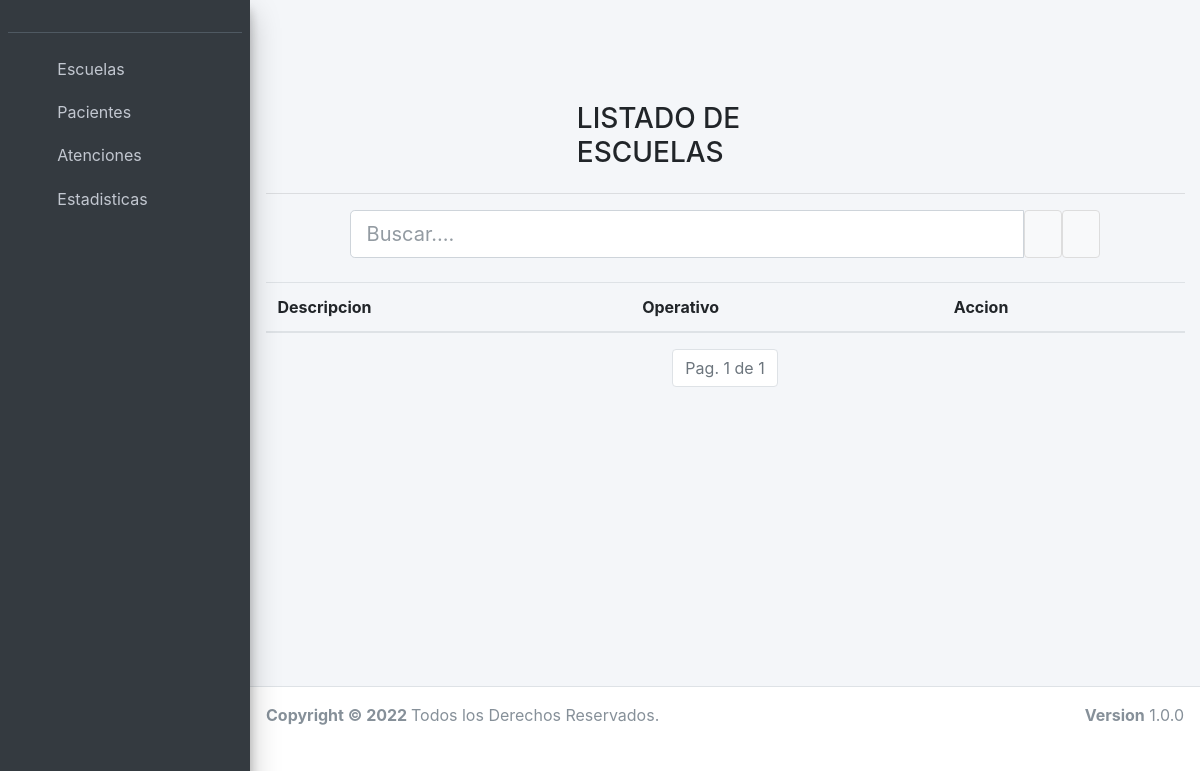
The page /escuelalistado/ on the database as committed earlier.
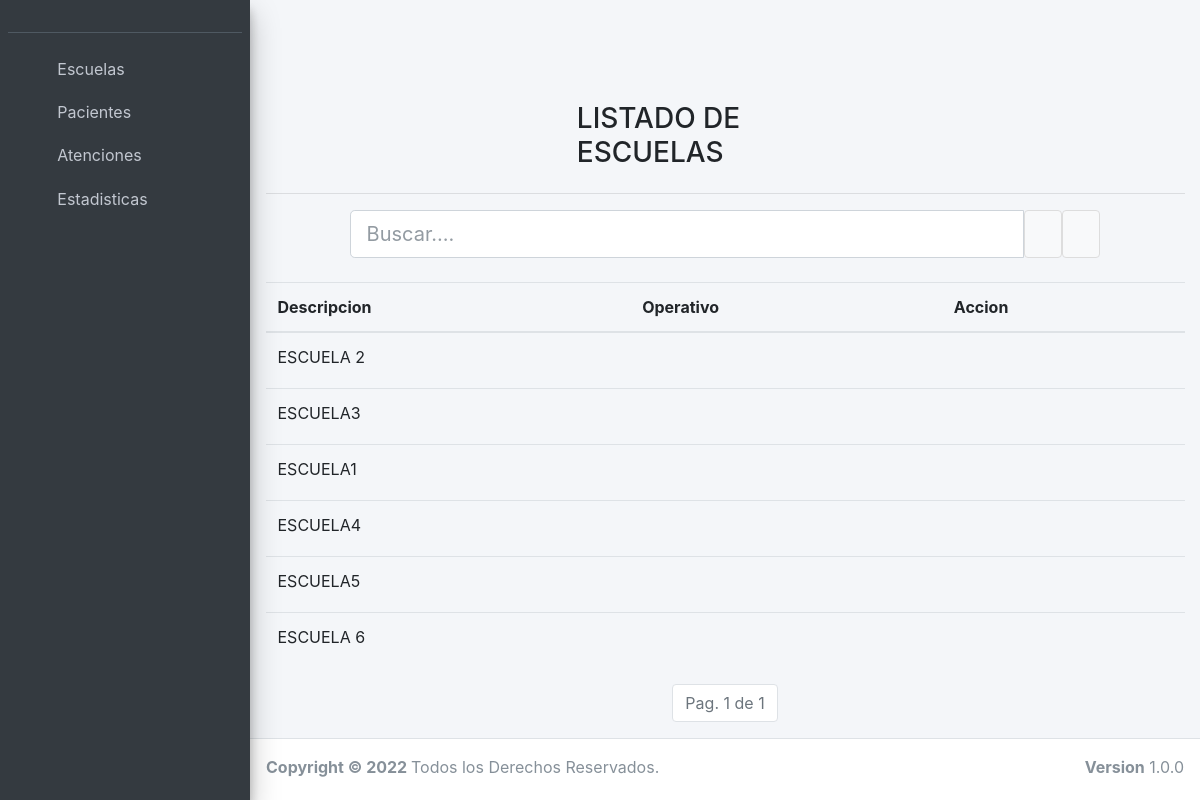
The same page on the database as committed later.
### escuelas/models.py (models this page shows, shortened)
class Escuela(models.Model):
    descripcion = models.CharField(
        max_length=100, unique=True, blank=False, null=False)
    operativo = models.BooleanField(default=False)
    """
    def save(self,*args, **kwargs):

        if self.operativo==True:
            escuelas = Escuela.objects.all()
            for escuela in escuelas:
                escuela.operativo = False
                escuela.save()
            super(Escuela, self).save(*args, **kwargs)
    """
    class Meta:
        verbose_name_plural = "Escuelas"

### escuelas/views.py (the view)
# urls.py: path('escuelalistado/', listadoescuelas),
def listadoescuelas(request):
    if "txtBuscar" in request.GET:
        parametro = request.GET.get("txtBuscar")
        if parametro == "":
            consulta = Escuela.objects.all().order_by('descripcion')
        else:
            consulta = Escuela.objects.filter(
                descripcion__icontains=parametro).order_by('descripcion')
    else:
        consulta = Escuela.objects.all().order_by('pk')
    paginador = Paginator(consulta, 20)
    if "page" in request.GET:
        page = request.GET.get('page')
    else:
        page = 1
    resultados = paginador.get_page(page)
    return render(request, 'escuelas/escuela_list.html', {'resultados': resultados})

### templates/escuelas/escuela_list.html (shortened to what this page needs)
{% extends 'base.html' %}
{% block content %}
    <div class="container">
        <br>
        <div class="row">
            <div class="col-sm-4"></div>
            <div class="col-sm-4">
                <h3> LISTADO DE ESCUELAS</h3>
            </div>
            <div class="col-sm-4"></div>
        </div>
        <hr>
        <form action="/escuelalistado" method="GET">
            <div class="form-inline">
                <div class="col-10">
                    <div class="input-group input-group-lg">
                        <input class="form-control input-lg" id="txtBuscar" name="txtBuscar" placeholder="Buscar....">
                        <button type="submit" class="btn btn-default" title="Buscar!">
                            <i class="fas fa-search"></i>
                        </button>
                        <button type="button" class="btn btn-default" title="Nuevo Paciente!" onclick="location.href='/escuelanueva'">
                            <i class="fas fa-plus"></i>
                        </button>
                    </div>
                </div>
            </div>
            <br>
            <table class="table table-hover" id="tablaDatos">
                <thead>
                    <tr>
                        <th>Descripcion</th>
                        <th>Operativo</th>
                        <th>Accion</th>
                    </tr>
                </thead>
                <tbody>
                    {% for resultado in resultados %}
                    <tr>
                        <td>{{resultado.descripcion.upper }}</td>
                        <td>
                            {% if resultado.operativo == True %}
                                <i class="fas fa-check-circle"></i>
                            {% else %}
                                <i class="fas fa-times-circle"></i>
                            {% endif %}
                        </td>
                        <td>
                            <button type="button" class="btn btn-link btn-sm" onclick="location.href='/escuelaeditar/' + {{ resultado.pk }}">
                                <i class="fas fa-pencil-alt"></i>
                            </button>
                        </td>
                    </tr>
                    {% endfor %}
                </tbody>
            </table>
            <nav aria-label="Page navigation">
                <ul class="pagination justify-content-center">
                    <li class="page-item disabled">
                        <a class="page-link">
                            Pag. {{ resultados.number }} de {{ resultados.paginator.num_pages }}
                        </a>
                    </li>
                </ul>
            </nav>
        </form>
    </div>
{% endblock %}

### templates/base.html (shortened to what this page needs)
{% load static %}
<!DOCTYPE html>
<html>
<head>
  <link rel="stylesheet" href="{% static 'plugins/fontawesome-free/css/all.min.css'%}">
  <link rel="stylesheet" href="{% static 'dist/css/ionicons.min.css'%}">
  <link rel="stylesheet" href="{% static 'plugins/icheck-bootstrap/icheck-bootstrap.min.css'%}">
  <link rel="stylesheet" href="{% static 'plugins/jqvmap/jqvmap.min.css'%}">
  <link rel="stylesheet" href="{% static 'dist/css/adminlte.min.css'%}">
  <link rel="stylesheet" href="{% static 'plugins/overlayScrollbars/css/OverlayScrollbars.min.css'%}">
  <link rel="stylesheet" href="{% static 'plugins/daterangepicker/daterangepicker.css'%}">
  <link rel="stylesheet" href="{% static 'plugins/summernote/summernote-bs4.css'%}">
  <link rel="stylesheet" href="{% static 'plugins/select2/css/select2.min.css'%}">
  <link rel="stylesheet" href="{% static 'plugins/fullcalendar/main.min.css' %}">
  <link rel="stylesheet" href="{% static 'plugins/fullcalendar-daygrid/main.min.css' %}">
  <link rel="stylesheet" href="{% static 'plugins/fullcalendar-timegrid/main.min.css' %}">
  <link rel="stylesheet" href="{% static 'plugins/fullcalendar-bootstrap/main.min.css' %}">
  <link rel="stylesheet" href="{% static 'plugins/fullcalendar/main.min.css'%}">
  <link rel="stylesheet" href="{% static 'plugins/fullcalendar-daygrid/main.min.css'%}">
  <link rel="stylesheet" href="{% static 'plugins/fullcalendar-timegrid/main.min.css'%}">
  <link rel="stylesheet" href="{% static 'plugins/fullcalendar-bootstrap/main.min.css'%}">
  <link rel="stylesheet" href="{% static 'plugins/tempusdominus-bootstrap-4/css/tempusdominus-bootstrap-4.min.css'%}">
</head>
<body class="hold-transition sidebar-mini layout-fixed">
<div class="wrapper">
  <aside class="main-sidebar sidebar-dark-primary elevation-4">
    <div class="sidebar">
      <div class="user-panel mt-3 pb-3 mb-3 d-flex">
      </div>
      <nav class="mt-2">
        <ul class="nav nav-pills nav-sidebar flex-column" data-widget="treeview" role="menu" data-accordion="false">
          <li class="nav-item has-treeview">
            <a href="#" class="nav-link">
              <i class="nav-icon fas fa-school"></i>
              <p>
                Escuelas
                <i class="fas fa-angle-left right"></i>
              </p>
            </a>
            <li class="nav-item has-treeview">
              <a href="#" class="nav-link">
                <i class="nav-icon fas fa-user"></i>
                <p>
                  Pacientes
                  <i class="fas fa-angle-left right"></i>
                </p>
              </a>
            </li>
            <li class="nav-item has-treeview">
              <a href="#" class="nav-link">
                <i class="nav-icon fas fa-calendar-alt"></i>
                <p>
                  Atenciones
                  <i class="fas fa-angle-left right"></i>
                </p>
              </a>
            </li>
            <li class="nav-item has-treeview">
              <a href="#" class="nav-link">
                <i class="nav-icon fas fa-chart-bar"></i>
                <p>
                  Estadisticas
                  <i class="fas fa-angle-left right"></i>
                </p>
              </a>
            </li>
          </li>
        </ul>
      </nav>
    </div>
  </aside>
  <div class="content-wrapper">
    <div class="content-header">
      <div class="container-fluid">
        <div class="row mb-2">
          <div class="col-sm-6">
              <a class="nav-link" data-widget="pushmenu" href="#"><i class="fas fa-bars"></i></a>
          </div>
          <div class="col-sm-6">
          </div>
        </div>
      </div>
    </div>
    <section class="content">
      <div class="container-fluid">
        <div class="row">
          {%block content %}
          {% endblock %}
        </div>
      </div>
    </section>
  </div>
  <footer class="main-footer">
    <strong>Copyright &copy; 2022 </strong>
    Todos los Derechos Reservados.
    <div class="float-right d-none d-sm-inline-block">
      <b>Version</b> 1.0.0
    </div>
  </footer>
</div>
</body>
</html>

Rows that differ between the two databases and show on the page:
added Escuela: descripcion "ESCUELA 2", operativo False (drawn)
added Escuela: descripcion "ESCUELA3", operativo False (drawn)
added Escuela: descripcion "ESCUELA1", operativo True (drawn)
added Escuela: descripcion "ESCUELA4", operativo False (drawn)
added Escuela: descripcion "ESCUELA5", operativo False (drawn)
added Escuela: descripcion "ESCUELA 6", operativo False (drawn)
